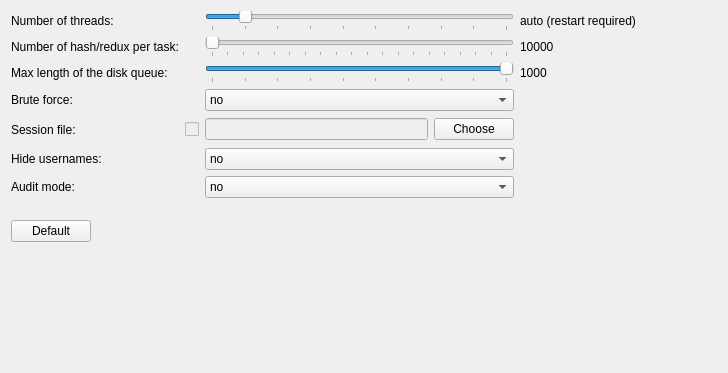
        <widget class="QWidget" name="tab_3" >
         <attribute name="title" >
          <string>Preferences</string>
         </attribute>
         <layout class="QVBoxLayout" name="verticalLayout" >
          <item>
           <layout class="QGridLayout" name="gridLayout" >
            <item row="0" column="0" >
             <widget class="QLabel" name="label_18" >
              <property name="text" >
               <string>Number of threads:</string>
              </property>
             </widget>
            </item>
            <item row="0" column="2" colspan="2" >
             <widget class="QSlider" name="threadSlider" >
              <property name="sizePolicy" >
               <sizepolicy vsizetype="Fixed" hsizetype="Preferred" >
                <horstretch>0</horstretch>
                <verstretch>0</verstretch>
               </sizepolicy>
              </property>
              <property name="minimum" >
               <number>1</number>
              </property>
              <property name="maximum" >
               <number>10</number>
              </property>
              <property name="pageStep" >
               <number>2</number>
              </property>
              <property name="sliderPosition" >
               <number>2</number>
              </property>
              <property name="orientation" >
               <enum>Qt::Horizontal</enum>
              </property>
              <property name="tickPosition" >
               <enum>QSlider::TicksBelow</enum>
              </property>
              <property name="tickInterval" >
               <number>1</number>
              </property>
             </widget>
            </item>
            <item row="0" column="4" >
             <widget class="QLabel" name="threadLabel" >
              <property name="text" >
               <string>auto (restart required)   </string>
              </property>
             </widget>
            </item>
            <item row="1" column="0" >
             <widget class="QLabel" name="label_20" >
              <property name="text" >
               <string>Number of hash/redux per task:</string>
              </property>
             </widget>
            </item>
            <item row="1" column="2" colspan="2" >
             <widget class="QSlider" name="hreduxSlider" >
              <property name="sizePolicy" >
               <sizepolicy vsizetype="Fixed" hsizetype="Preferred" >
                <horstretch>0</horstretch>
                <verstretch>0</verstretch>
               </sizepolicy>
              </property>
              <property name="minimum" >
               <number>1</number>
              </property>
              <property name="maximum" >
               <number>20</number>
              </property>
              <property name="singleStep" >
               <number>1</number>
              </property>
              <property name="pageStep" >
               <number>2</number>
              </property>
              <property name="value" >
               <number>1</number>
              </property>
              <property name="orientation" >
               <enum>Qt::Horizontal</enum>
              </property>
              <property name="tickPosition" >
               <enum>QSlider::TicksBelow</enum>
              </property>
              <property name="tickInterval" >
               <number>1</number>
              </property>
             </widget>
            </item>
            <item row="1" column="4" >
             <widget class="QLabel" name="hreduxLabel" >
              <property name="text" >
               <string>10000</string>
              </property>
             </widget>
            </item>
            <item row="2" column="0" >
             <widget class="QLabel" name="label_19" >
              <property name="text" >
               <string>Max length of the disk queue:</string>
              </property>
             </widget>
            </item>
            <item row="2" column="2" colspan="2" >
             <widget class="QSlider" name="queueSlider" >
              <property name="sizePolicy" >
               <sizepolicy vsizetype="Fixed" hsizetype="Preferred" >
                <horstretch>0</horstretch>
                <verstretch>0</verstretch>
               </sizepolicy>
              </property>
              <property name="minimum" >
               <number>1</number>
              </property>
              <property name="maximum" >
               <number>10</number>
              </property>
              <property name="singleStep" >
               <number>1</number>
              </property>
              <property name="pageStep" >
               <number>2</number>
              </property>
              <property name="value" >
               <number>10</number>
              </property>
              <property name="orientation" >
               <enum>Qt::Horizontal</enum>
              </property>
              <property name="tickPosition" >
               <enum>QSlider::TicksBelow</enum>
              </property>
              <property name="tickInterval" >
               <number>1</number>
              </property>
             </widget>
            </item>
            <item row="2" column="4" >
             <widget class="QLabel" name="queueLabel" >
              <property name="text" >
               <string>1000</string>
              </property>
             </widget>
            </item>
            <item row="3" column="0" >
             <widget class="QLabel" name="label_21" >
              <property name="text" >
               <string>Brute force:</string>
              </property>
             </widget>
            </item>
            <item row="3" column="2" colspan="2" >
             <widget class="QComboBox" name="bforceBox" >
              <property name="sizePolicy" >
               <sizepolicy vsizetype="Fixed" hsizetype="Preferred" >
                <horstretch>0</horstretch>
                <verstretch>0</verstretch>
               </sizepolicy>
              </property>
              <item>
               <property name="text" >
                <string>no</string>
               </property>
              </item>
              <item>
               <property name="text" >
                <string>yes</string>
               </property>
              </item>
             </widget>
            </item>
            <item row="4" column="0" >
             <widget class="QLabel" name="label_15" >
              <property name="text" >
               <string>Session file:</string>
              </property>
             </widget>
            </item>
            <item row="4" column="1" >
             <widget class="QCheckBox" name="sessBox" >
              <property name="enabled" >
               <bool>false</bool>
              </property>
              <property name="text" >
               <string/>
              </property>
             </widget>
            </item>
            <item row="4" column="2" >
             <widget class="QLineEdit" name="sessEdit" >
              <property name="enabled" >
               <bool>false</bool>
              </property>
              <property name="readOnly" >
               <bool>true</bool>
              </property>
             </widget>
            </item>
            <item row="4" column="3" >
             <widget class="QPushButton" name="sessButton" >
              <property name="text" >
               <string>Choose</string>
              </property>
             </widget>
            </item>
            <item row="4" column="4" >
             <spacer>
              <property name="orientation" >
               <enum>Qt::Horizontal</enum>
              </property>
              <property name="sizeType" >
               <enum>QSizePolicy::Preferred</enum>
              </property>
              <property name="sizeHint" stdset="0" >
               <size>
                <width>197</width>
                <height>25</height>
               </size>
              </property>
             </spacer>
            </item>
            <item row="5" column="0" >
             <widget class="QLabel" name="label_22" >
              <property name="text" >
               <string>Hide usernames:</string>
              </property>
             </widget>
            </item>
            <item row="5" column="2" colspan="2" >
             <widget class="QComboBox" name="hideUnameBox" >
              <property name="sizePolicy" >
               <sizepolicy vsizetype="Fixed" hsizetype="Preferred" >
                <horstretch>0</horstretch>
                <verstretch>0</verstretch>
               </sizepolicy>
              </property>
              <item>
               <property name="text" >
                <string>no</string>
               </property>
              </item>
              <item>
               <property name="text" >
                <string>yes</string>
               </property>
              </item>
             </widget>
            </item>
            <item row="6" column="0" >
             <widget class="QLabel" name="label_23" >
              <property name="text" >
               <string>Audit mode: </string>
              </property>
             </widget>
            </item>
            <item row="6" column="2" colspan="2" >
             <widget class="QComboBox" name="auditModeBox" >
              <property name="sizePolicy" >
               <sizepolicy vsizetype="Fixed" hsizetype="Preferred" >
                <horstretch>0</horstretch>
                <verstretch>0</verstretch>
               </sizepolicy>
              </property>
              <item>
               <property name="text" >
                <string>no</string>
               </property>
              </item>
              <item>
               <property name="text" >
                <string>yes</string>
               </property>
              </item>
             </widget>
            </item>
           </layout>
          </item>
          <item>
           <spacer>
            <property name="orientation" >
             <enum>Qt::Vertical</enum>
            </property>
            <property name="sizeType" >
             <enum>QSizePolicy::Fixed</enum>
            </property>
            <property name="sizeHint" stdset="0" >
             <size>
              <width>20</width>
              <height>16</height>
             </size>
            </property>
           </spacer>
          </item>
          <item>
           <layout class="QHBoxLayout" >
            <item>
             <widget class="QPushButton" name="defaultButton" >
              <property name="text" >
               <string>Default</string>
              </property>
             </widget>
            </item>
            <item>
             <spacer>
              <property name="orientation" >
               <enum>Qt::Horizontal</enum>
              </property>
              <property name="sizeHint" stdset="0" >
               <size>
                <width>451</width>
                <height>21</height>
               </size>
              </property>
             </spacer>
            </item>
           </layout>
          </item>
          <item>
           <spacer>
            <property name="orientation" >
             <enum>Qt::Vertical</enum>
            </property>
            <property name="sizeHint" stdset="0" >
             <size>
              <width>706</width>
              <height>120</height>
             </size>
            </property>
           </spacer>
          </item>
         </layout>
        </widget>
